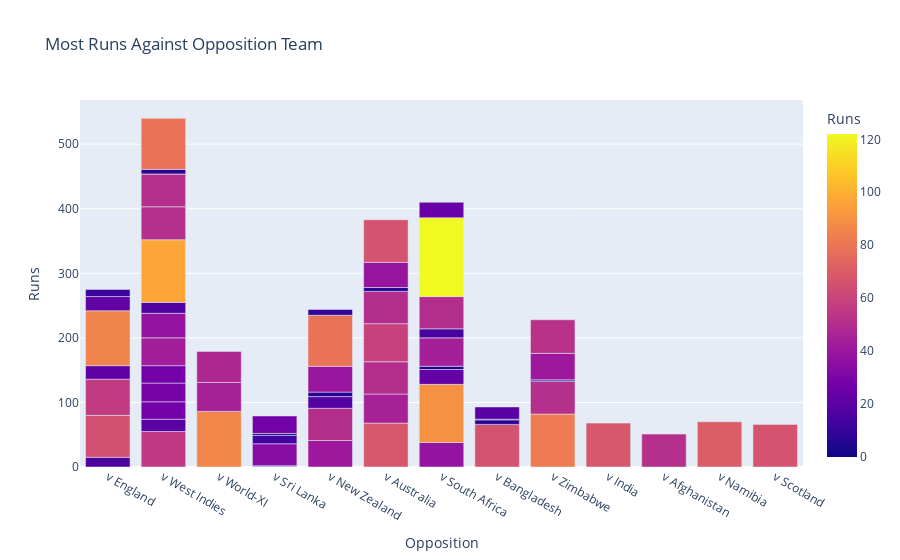

Here is the notebook cell this chart was saved with:
### Markdown cell above
**Scores Against Opposition:**

### Code cell
import plotly.express as px

fig = px.bar(df, x=df["Opposition"], y=df["Runs"], color=df["Runs"],
             title="Most Runs Against Opposition Team")

fig.show()

### Figure 1 — Plotly figure (JSON) as saved in the notebook; plotly's stock layout.template omitted (floating-point values rounded to 4 significant figures)
{"data": [{"alignmentgroup": "True", "hovertemplate": "Opposition=%{x}<br>Runs=%{marker.color}<extra></extra>", "legendgroup": "", "marker": {"color": [15, 55, 19, 27, 29, 27, 43, 38, 86, 45, 48, 1, 1, 34, 41, 50, 18, 17, 97, 51, 68, 45, 50, 7, 40, 79, 38, 90, 23, 65, 13, 3, 27, 59, 50, 6, 0, 66, 56, 21, 82, 51, 0, 5, 44, 14, 50, 122, 24, 2, 41, 52, 85, 22, 11, 51, 68, 9, 51, 70, 66, 39, 7, 1, 19, 0, 7, 79, 66], "coloraxis": "coloraxis", "pattern": {"shape": ""}}, "name": "", "offsetgroup": "", "orientation": "v", "showlegend": false, "textposition": "auto", "type": "bar", "x": ["v England", "v West Indies", "v West Indies", "v West Indies", "v West Indies", "v West Indies", "v West Indies", "v West Indies", "v World-XI", "v World-XI", "v World-XI", "v Sri Lanka", "v Sri Lanka", "v Sri Lanka", "v New Zealand", "v New Zealand", "v New Zealand", "v West Indies", "v West Indies", "v West Indies", "v Australia", "v Australia", "v Australia", "v New Zealand", "v New Zealand", "v New Zealand", "v South Africa", "v South Africa", "v South Africa", "v England", "v Sri Lanka", "v Sri Lanka", "v Sri Lanka", "v Australia", "v Australia", "v Australia", "v Bangladesh", "v Bangladesh", "v England", "v England", "v Zimbabwe", "v Zimbabwe", "v South Africa", "v South Africa", "v South Africa", "v South Africa", "v South Africa", "v South Africa", "v South Africa", "v Zimbabwe", "v Zimbabwe", "v Zimbabwe", "v England", "v England", "v England", "v West Indies", "v India", "v New Zealand", "v Afghanistan", "v Namibia", "v Scotland", "v Australia", "v Bangladesh", "v Bangladesh", "v Bangladesh", "v West Indies", "v West Indies", "v West Indies", "v Australia"], "xaxis": "x", "y": [15, 55, 19, 27, 29, 27, 43, 38, 86, 45, 48, 1, 1, 34, 41, 50, 18, 17, 97, 51, 68, 45, 50, 7, 40, 79, 38, 90, 23, 65, 13, 3, 27, 59, 50, 6, 0, 66, 56, 21, 82, 51, 0, 5, 44, 14, 50, 122, 24, 2, 41, 52, 85, 22, 11, 51, 68, 9, 51, 70, 66, 39, 7, 1, 19, 0, 7, 79, 66], "yaxis": "y"}], "layout": {"barmode": "relative", "coloraxis": {"colorbar": {"title": {"text": "Runs"}}, "colorscale": [[0, "#0d0887"], [0.1111, "#46039f"], [0.2222, "#7201a8"], [0.3333, "#9c179e"], [0.4444, "#bd3786"], [0.5556, "#d8576b"], [0.6667, "#ed7953"], [0.7778, "#fb9f3a"], [0.8889, "#fdca26"], [1, "#f0f921"]]}, "legend": {"tracegroupgap": 0}, "title": {"text": "Most Runs Against Opposition Team"}, "xaxis": {"anchor": "y", "domain": [0, 1], "title": {"text": "Opposition"}}, "yaxis": {"anchor": "x", "domain": [0, 1], "title": {"text": "Runs"}}}}
